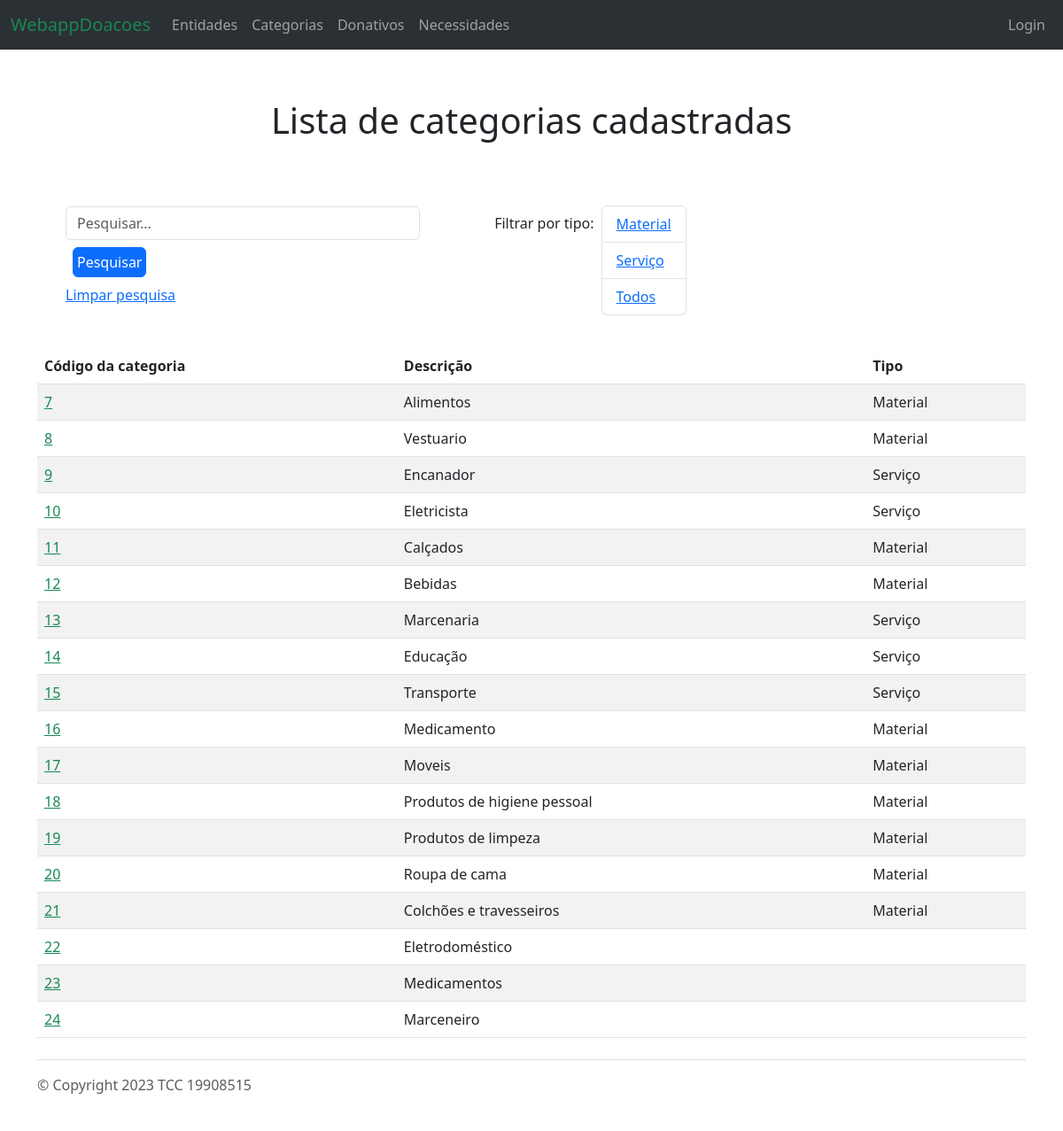
Before: /appdoacoes/categorias/ with the older database file.
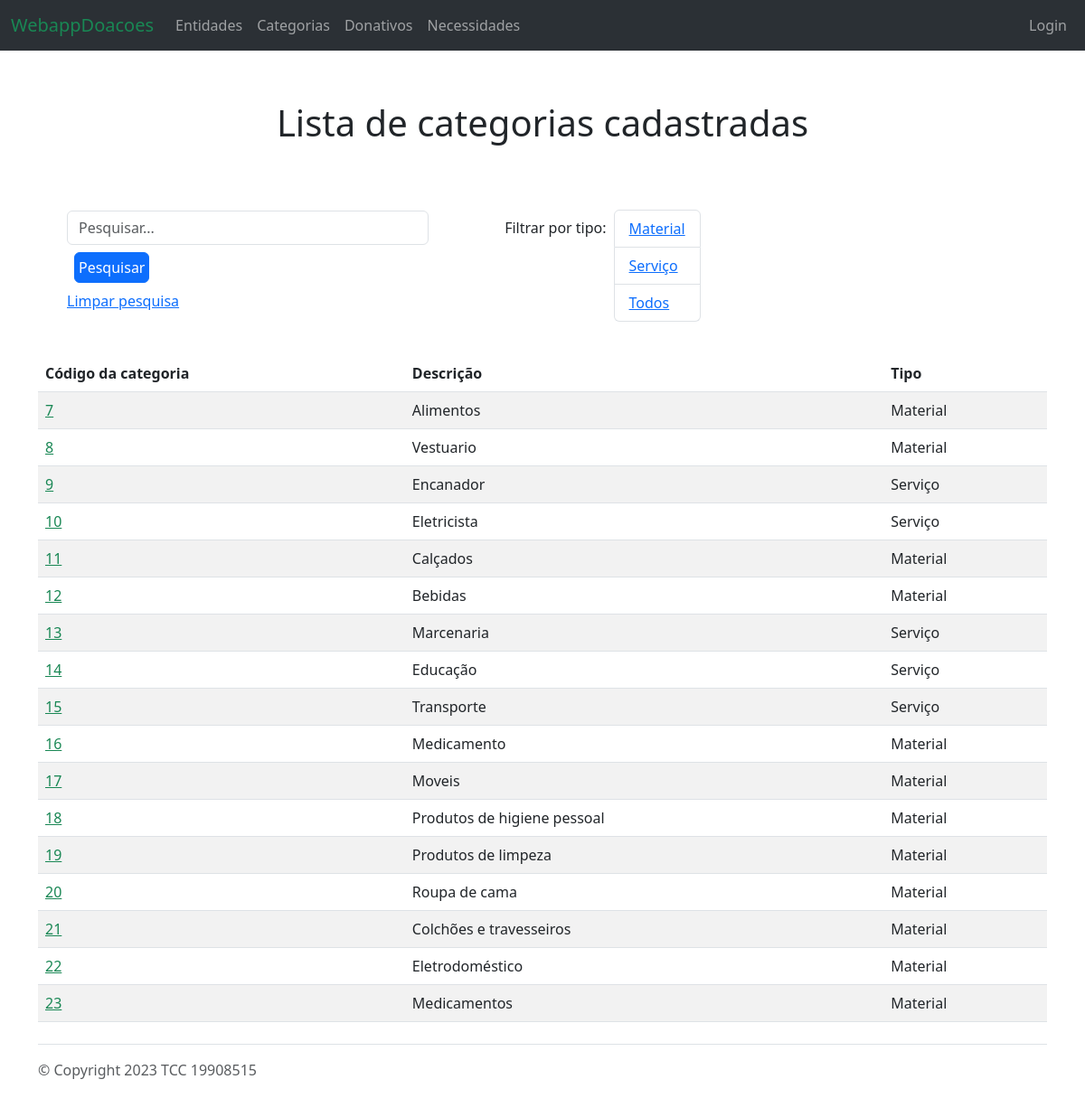
After: the same page with the newer database file.
### appdoacoes/models.py (models this page shows, shortened)
class Categoria(models.Model):
    codigo_categoria = models.AutoField(primary_key=True)
    MATERIAL = 'Material'
    SERVICO = 'Serviço'
    CATEGORIA_CHOICES = [
        (MATERIAL, 'Material'),
        (SERVICO, 'Serviço'),
    ]
    tipo = models.CharField(max_length=8, choices=CATEGORIA_CHOICES)
    descricao = models.CharField(max_length=100, unique=True)
    class Meta:
        permissions = [('pode_criar_atualizar_categoria','Cria/Atualiza categoria'),('pode_deletar_categoria','Deleta categoria')]
    def get_absolute_url(self):
        return reverse("categoria-detail", args=[self.codigo_categoria])

### appdoacoes/views.py (the view)
# urls.py: path('categorias/', views.CategoriaListView.as_view(),name='categoria-list'),
class CategoriaListView(generic.ListView):
    model = Categoria
    def get_queryset(self):
            qs = super().get_queryset()
            tipo = self.request.GET.get('tipo')
            if tipo:
                qs = qs.filter(tipo=tipo)
            termo_pesquisado = self.request.GET.get('search')
            if termo_pesquisado:
                qs = qs.filter(
                    Q(descricao__icontains=termo_pesquisado) |
                    Q(codigo_categoria__icontains=termo_pesquisado) |
                    Q(tipo__icontains=termo_pesquisado)
                )
            return qs

### appdoacoes/templates/appdoacoes/categoria_list.html (shortened to what this page needs)
{% extends "base_generica.html" %}
{% block content %}
<section class='d-flex flex-row justify-content-center p-2 m-4'>
    <h1>Lista de categorias cadastradas</h1>
</section>
<section class='container'>
    <div class='d-inline-flex flex-row justify-content-center p-2 m-4'>
        <div>
            <form method="get">
                <input class="form-control me-2 barra-pesquisa" type="text" name="search" placeholder="Pesquisar..." aria-label="Search">
                <button class="btn btn-primary p-1 m-2" type="submit">Pesquisar</button>
            </form>
            <p><a href="?">Limpar pesquisa</a></p>
        </div>
    </div>
    <div class='d-inline-flex flex-row justify-content-center p-2 m-4'>
        <p class='p-2'>Filtrar por tipo:</p>
        <ul class="list-group">
            <li class="list-group-item"><a href="?tipo=Material">Material</a></li>
            <li class="list-group-item"><a href="?tipo=Serviço">Serviço</a></li>
            <li class="list-group-item"><a href="?">Todos</a></li>
        </ul>
    </div>
</section>
    <div class='container'>
        <table class='table table-striped table-hover'>
            <thead>
            <tr>
                <th>Código da categoria</th>
                <th>Descrição</th>
                <th>Tipo</th>
            </tr>
            </thead>
            <tbody>
            {% for categoria in categoria_list %}
                <tr>
                <td>
                    <a class='link-success' href="{{ categoria.get_absolute_url }}">{{ categoria.codigo_categoria }}</a>
                </td>
                <td>{{ categoria.descricao }}</td>
                <td>{{ categoria.tipo }}</td>
                </tr>
            {% empty %}
                <tr>
                <td colspan="3">Nenhum resultado encontrado.</td>
                </tr>
            {% endfor %}
            </tbody>
        </table>
    </div>
{% endblock %}

Changed rows visible on the page:
removed Categoria: codigo_categoria "24", descricao "Marceneiro"
changed Categoria "Eletrodoméstico": tipo (not shown) → "Material"
changed Categoria "Medicamentos": tipo (not shown) → "Material"
